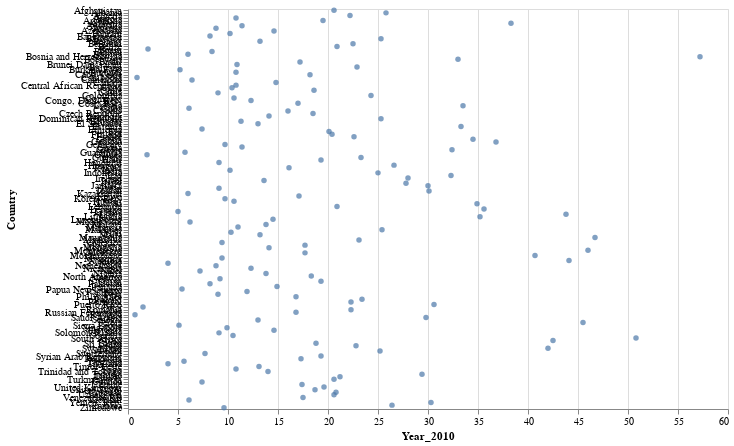

The notebook cell saved with this chart:
### Code cell
# prompt: Using dataframe country_clean: scatter Plot for year 2010

import altair as alt
alt.Chart(country_clean).mark_circle().encode(
    x='Year_2010',
    y='Country'
).properties(width=600, height=400)

### Figure 1 — Vega-Lite specification as saved in the notebook (floating-point values rounded to 4 significant figures; data arrays with more than 128 entries replaced by an {"elided": "..."} marker saying what was removed)
{"config": {"view": {"continuousWidth": 400, "continuousHeight": 300}}, "data": {"name": "data-43098e33d7e1ace7f42989ac872834b4"}, "mark": "circle", "encoding": {"x": {"field": "Year_2010", "type": "quantitative"}, "y": {"field": "Country", "type": "nominal"}}, "height": 400, "width": 600, "$schema": "https://vega.github.io/schema/vega-lite/v4.17.0.json", "datasets": {"data-43098e33d7e1ace7f42989ac872834b4": {"elided": "155 records"}}}
